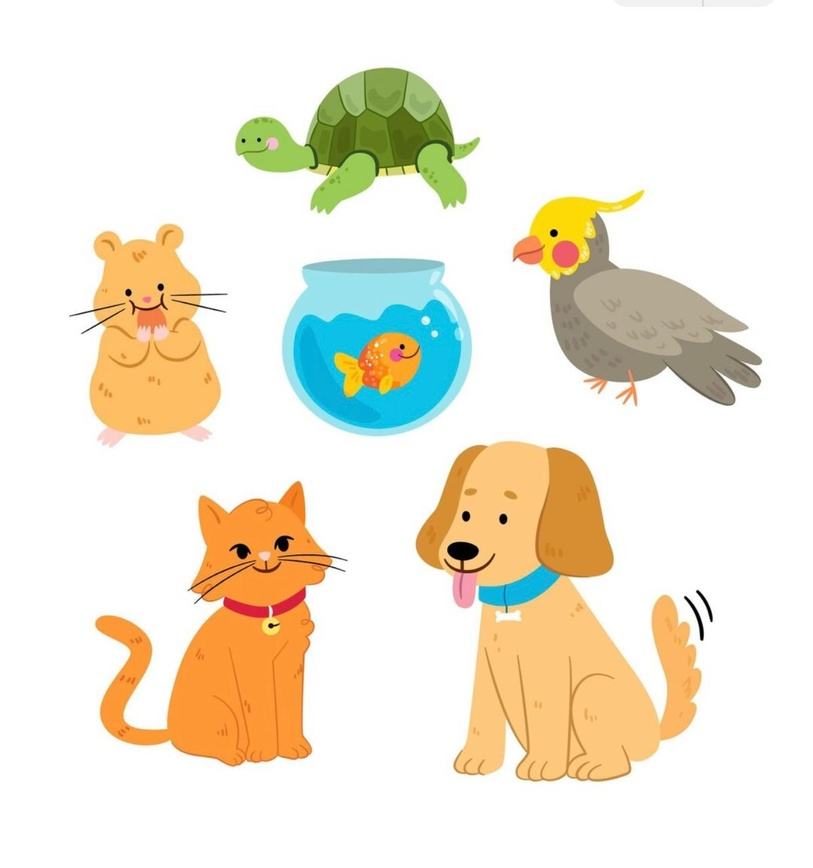
#> input picture a1.jpeg, 813 x 868 px, shrunk from 1199 x 1280 before the run; the run also reads 1 picture not shown here
$ python problem3.py
#> lines starting #> are read from the running program, lines starting #| are printed output that depends on the picture
import cv2
import numpy as np
import os

def classify_image(image_path):
#> called with image_path = 'a1.jpeg'
    if not os.path.exists(image_path):
        print(f"Error: The file path '{image_path}' does not exist.")
        return

    img = cv2.imread(image_path, cv2.IMREAD_UNCHANGED)
#> img is the input picture: shape (868, 813, 3); mean B, G, R 216.1, 233, 239.7

    if img is None:
        print(f"Error: Could not decode/read the image at '{image_path}'.")
        return

    print("=" * 60)
    print(f"CLASSIFYING IMAGE: {os.path.basename(image_path)}")
    print("=" * 60)

    shape = img.shape
#> shape = (868, 813, 3)

    if len(shape) == 2:
        unique_vals = np.unique(img)
        num_unique = len(unique_vals)

        if num_unique <= 2:
            print("Classification : BINARY IMAGE")
            print(f"Reasoning      : Single-channel image with only {num_unique} unique pixel value(s) {list(unique_vals)}.")
        else:
            print("Classification : GRAYSCALE IMAGE")
            print(f"Reasoning      : Single-channel image containing {num_unique} unique intensity values (range: {unique_vals.min()} to {unique_vals.max()}).")

    elif len(shape) >= 3:
        num_channels = shape[2]
#> num_channels = 3

        b, g, r = img[:, :, 0], img[:, :, 1], img[:, :, 2]
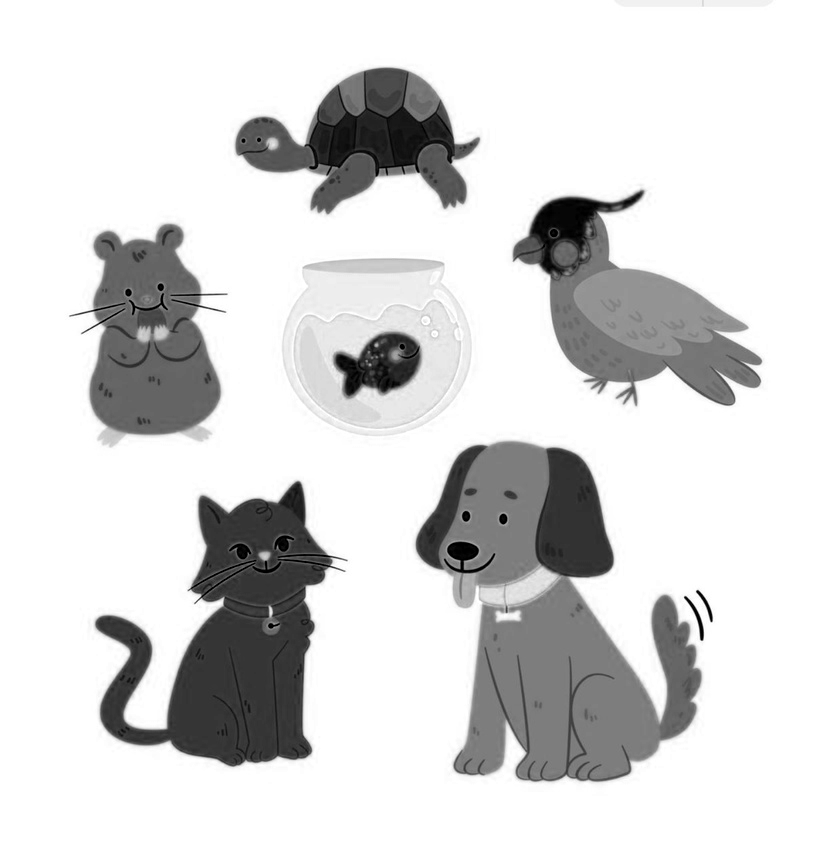
#> b: shape (868, 813); min 0, max 255, mean 216.1
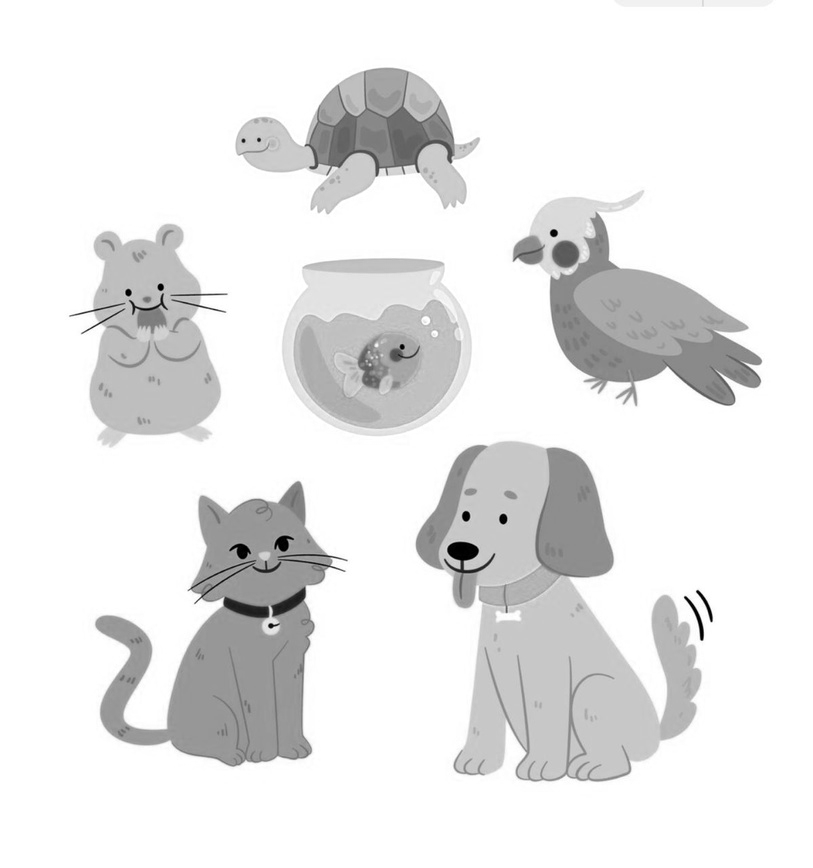
#> g: shape (868, 813); min 0, max 255, mean 233
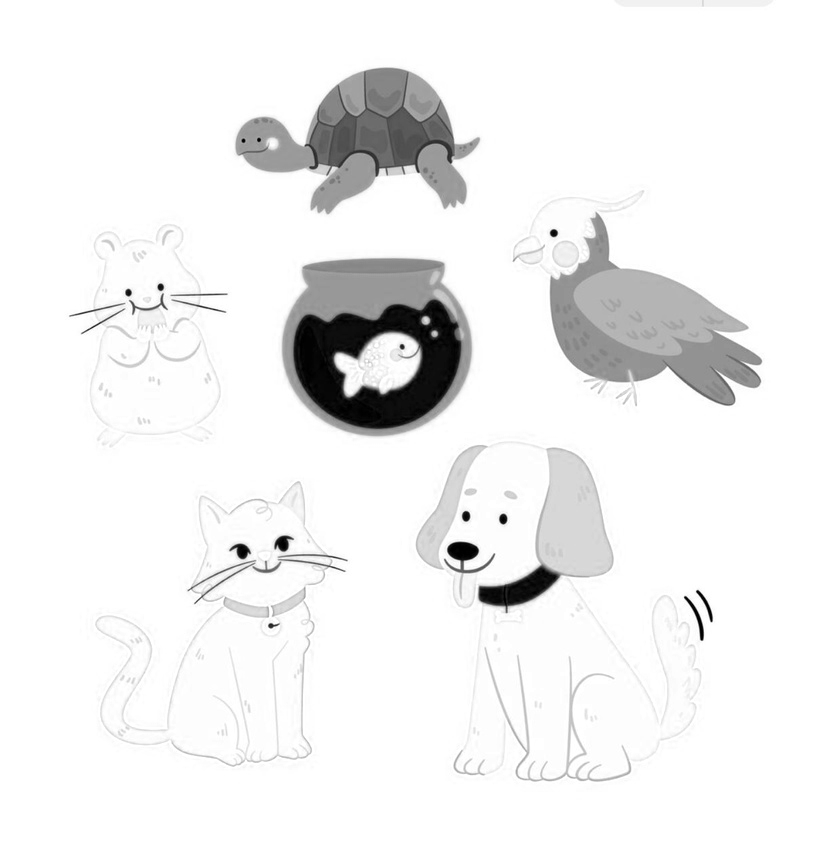
#> r: shape (868, 813); min 0, max 255, mean 239.7

        if np.array_equal(b, g) and np.array_equal(g, r):
            unique_vals = np.unique(b)
            num_unique = len(unique_vals)

            if num_unique <= 2:
                print("Classification : BINARY IMAGE (Stored as Pseudo-Color)")
                print(f"Reasoning      : File has {num_channels} channels, but all channel planes are identical and contain only {num_unique} unique pixel values {list(unique_vals)}.")
            else:
                print("Classification : GRAYSCALE IMAGE (Stored as Pseudo-Color)")
                print(f"Reasoning      : File has {num_channels} channels, but all color planes are identical (equal intensity across R, G, and B).")
        else:
            print("Classification : FULL-COLOR IMAGE")
            print(f"Reasoning      : Image contains {num_channels} distinct channels with non-identical color plane matrices.")
#| Reasoning      : Image contains 3 distinct channels with non-identical color plane matrices.

    print("=" * 60 + "\n")

classify_image("a1.jpeg")
classify_image("black.jpeg")
#> call 2 of classify_image, with image_path = 'black.jpeg'
#> in classify_image (call 2), `b, g, r = img[:, :, 0], img[:, :, 1], img[:, :, 2]`:
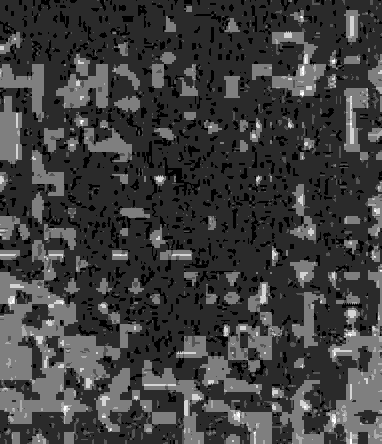
#> b: shape (444, 382); min 0, max 6, mean 1.49; drawn with min black and max white
#> in classify_image (call 2), `b, g, r = img[:, :, 0], img[:, :, 1], img[:, :, 2]`:
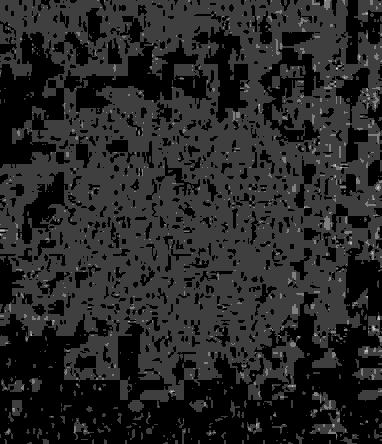
#> g: shape (444, 382); min 0, max 4, mean 0.611; drawn with min black and max white
#> in classify_image (call 2), `b, g, r = img[:, :, 0], img[:, :, 1], img[:, :, 2]`:
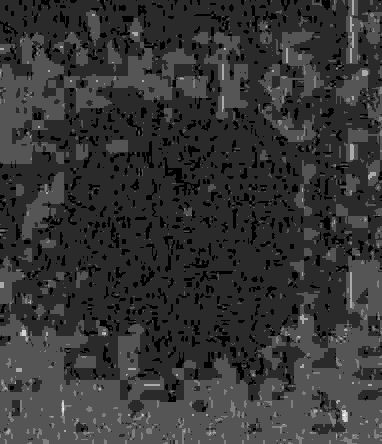
#> r: shape (444, 382); min 0, max 6, mean 1.27; drawn with min black and max white
#| Reasoning      : Image contains 3 distinct channels with non-identical color plane matrices.
